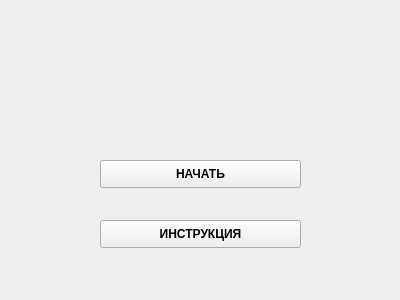
<?xml version="1.0" encoding="UTF-8"?>
<ui version="4.0">
 <class>MenuWindow</class>
 <widget class="QWidget" name="MenuWindow">
  <property name="geometry">
   <rect>
    <x>0</x>
    <y>0</y>
    <width>400</width>
    <height>300</height>
   </rect>
  </property>
  <property name="windowTitle">
   <string>Главное Меню</string>
  </property>
  <widget class="QLabel" name="background1">
   <property name="geometry">
    <rect>
     <x>0</x>
     <y>0</y>
     <width>401</width>
     <height>301</height>
    </rect>
   </property>
   <property name="text">
    <string/>
   </property>
   <property name="pixmap">
    <pixmap>sdfd.png</pixmap>
   </property>
   <property name="scaledContents">
    <bool>true</bool>
   </property>
  </widget>
  <widget class="QPushButton" name="beginButton">
   <property name="geometry">
    <rect>
     <x>100</x>
     <y>160</y>
     <width>201</width>
     <height>28</height>
    </rect>
   </property>
   <property name="font">
    <font>
     <pointsize>9</pointsize>
     <weight>75</weight>
     <bold>true</bold>
    </font>
   </property>
   <property name="text">
    <string>НАЧАТЬ</string>
   </property>
  </widget>
  <widget class="QPushButton" name="manualButton">
   <property name="geometry">
    <rect>
     <x>100</x>
     <y>220</y>
     <width>201</width>
     <height>28</height>
    </rect>
   </property>
   <property name="font">
    <font>
     <pointsize>9</pointsize>
     <weight>75</weight>
     <bold>true</bold>
    </font>
   </property>
   <property name="text">
    <string>ИНСТРУКЦИЯ</string>
   </property>
  </widget>
 </widget>
 <resources/>
 <connections/>
</ui>
